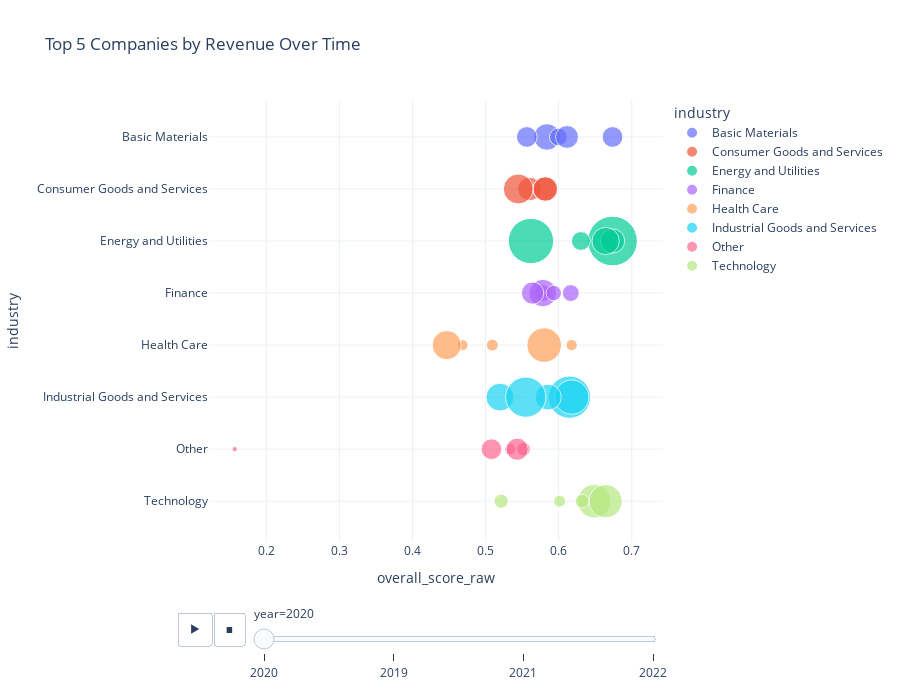

Here is the notebook cell this chart was saved with:
### Code cell
animate_top_companies_bubble_chart(
    top_companies_df,
    x="overall_score_raw",
    y="industry",
    size="revenue_MEUR",
    color="industry",
    # label_companies=top_companies_df["company"].unique(),
    frame="year",
    title="Top 5 Companies by Revenue Over Time",
).show()

### Figure 1 — Plotly figure (JSON) as saved in the notebook; plotly's stock layout.template omitted (floating-point values rounded to 4 significant figures)
{"data": [{"customdata": [["Norsk Hydro ASA"], ["SSAB AB"], ["Stora Enso Oyj"], ["UPM-Kymmene Oyj"], ["Yara International ASA"]], "hovertemplate": "<b>%{hovertext}</b><br><br>industry=%{y}<br>year=2020<br>overall_score_raw=%{x}<br>revenue_MEUR=%{marker.size}<br>company_label=%{text}<extra></extra>", "hovertext": ["Norsk Hydro ASA", "SSAB AB", "Stora Enso Oyj", "UPM-Kymmene Oyj", "Yara International ASA"], "ids": ["Norsk Hydro ASA", "SSAB AB", "Stora Enso Oyj", "UPM-Kymmene Oyj", "Yara International ASA"], "legendgroup": "Basic Materials", "marker": {"color": "#636efa", "size": [14030.0, 6227.0, 8553, 8580, 10350.0], "sizemode": "area", "sizeref": 39.78, "symbol": "circle"}, "mode": "markers+text", "name": "Basic Materials", "orientation": "h", "showlegend": true, "text": ["", "", "", "", ""], "textposition": "middle center", "type": "scatter", "x": [0.584, 0.5996, 0.5564, 0.6737, 0.6114], "xaxis": "x", "y": ["Basic Materials", "Basic Materials", "Basic Materials", "Basic Materials", "Basic Materials"], "yaxis": "y"}, {"customdata": [["Electrolux AB"], ["Essity AB"], ["Hennes & Mauritz AB, H & M"], ["ICA Gruppen AB"]], "hovertemplate": "<b>%{hovertext}</b><br><br>industry=%{y}<br>year=2020<br>overall_score_raw=%{x}<br>revenue_MEUR=%{marker.size}<br>company_label=%{text}<extra></extra>", "hovertext": ["Electrolux AB", "Essity AB", "Hennes & Mauritz AB, H & M", "ICA Gruppen AB"], "ids": ["Electrolux AB", "Essity AB", "Hennes & Mauritz AB, H & M", "ICA Gruppen AB"], "legendgroup": "Consumer Goods and Services", "marker": {"color": "#EF553B", "size": [11040.0, 11590.0, 17810.0, 12020.0], "sizemode": "area", "sizeref": 39.78, "symbol": "circle"}, "mode": "markers+text", "name": "Consumer Goods and Services", "orientation": "h", "showlegend": true, "text": ["", "", "", ""], "textposition": "middle center", "type": "scatter", "x": [0.5601, 0.581, 0.5447, 0.5819], "xaxis": "x", "y": ["Consumer Goods and Services", "Consumer Goods and Services", "Consumer Goods and Services", "Consumer Goods and Services"], "yaxis": "y"}, {"customdata": [["Equinor ASA (formerly Statoil ASA)"], ["Fortum Oyj"], ["Neste Oyj"], ["Vestas Wind Systems A/S"], ["Ørsted A/S"]], "hovertemplate": "<b>%{hovertext}</b><br><br>industry=%{y}<br>year=2020<br>overall_score_raw=%{x}<br>revenue_MEUR=%{marker.size}<br>company_label=%{text}<extra></extra>", "hovertext": ["Equinor ASA (formerly Statoil ASA)", "Fortum Oyj", "Neste Oyj", "Vestas Wind Systems A/S", "Ørsted A/S"], "ids": ["Equinor ASA (formerly Statoil ASA)", "Fortum Oyj", "Neste Oyj", "Vestas Wind Systems A/S", "Ørsted A/S"], "legendgroup": "Energy and Utilities", "marker": {"color": "#00cc96", "size": [40850.0, 49015, 11751, 14819, 7042.0], "sizemode": "area", "sizeref": 39.78, "symbol": "circle"}, "mode": "markers+text", "name": "Energy and Utilities", "orientation": "h", "showlegend": true, "text": ["", "", "", "", ""], "textposition": "middle center", "type": "scatter", "x": [0.5621, 0.6737, 0.6737, 0.6642, 0.6304], "xaxis": "x", "y": ["Energy and Utilities", "Energy and Utilities", "Energy and Utilities", "Energy and Utilities", "Energy and Utilities"], "yaxis": "y"}, {"customdata": [["DNB Bank ASA"], ["Danske Bank A/S"], ["Nordea Bank Oyj"], ["Sampo"], ["Skandinaviska Enskilda Banken AB"]], "hovertemplate": "<b>%{hovertext}</b><br><br>industry=%{y}<br>year=2020<br>overall_score_raw=%{x}<br>revenue_MEUR=%{marker.size}<br>company_label=%{text}<extra></extra>", "hovertext": ["DNB Bank ASA", "Danske Bank A/S", "Nordea Bank Oyj", "Sampo", "Skandinaviska Enskilda Banken AB"], "ids": ["DNB Bank ASA", "Danske Bank A/S", "Nordea Bank Oyj", "Sampo", "Skandinaviska Enskilda Banken AB"], "legendgroup": "Finance", "marker": {"color": "#ab63fa", "size": [5617.0, 5695.0, 15073, 9913, 4734.0], "sizemode": "area", "sizeref": 39.78, "symbol": "circle"}, "mode": "markers+text", "name": "Finance", "orientation": "h", "showlegend": true, "text": ["", "", "", "", ""], "textposition": "middle center", "type": "scatter", "x": [0.5783, 0.6166, 0.5783, 0.5643, 0.5933], "xaxis": "x", "y": ["Finance", "Finance", "Finance", "Finance", "Finance"], "yaxis": "y"}, {"customdata": [["AstraZeneca PLC"], ["Coloplast A/S"], ["Getinge AB"], ["H. Lundbeck A/S"], ["Novo Nordisk A/S"]], "hovertemplate": "<b>%{hovertext}</b><br><br>industry=%{y}<br>year=2020<br>overall_score_raw=%{x}<br>revenue_MEUR=%{marker.size}<br>company_label=%{text}<extra></extra>", "hovertext": ["AstraZeneca PLC", "Coloplast A/S", "Getinge AB", "H. Lundbeck A/S", "Novo Nordisk A/S"], "ids": ["AstraZeneca PLC", "Coloplast A/S", "Getinge AB", "H. Lundbeck A/S", "Novo Nordisk A/S"], "legendgroup": "Health Care", "marker": {"color": "#FFA15A", "size": [23770.0, 2482.0, 2839.0, 2366.0, 16990.0], "sizemode": "area", "sizeref": 39.78, "symbol": "circle"}, "mode": "markers+text", "name": "Health Care", "orientation": "h", "showlegend": true, "text": ["", "", "", "", ""], "textposition": "middle center", "type": "scatter", "x": [0.5802, 0.6178, 0.5092, 0.4687, 0.4469], "xaxis": "x", "y": ["Health Care", "Health Care", "Health Care", "Health Care", "Health Care"], "yaxis": "y"}, {"customdata": [["A.P. Møller -Maersk A/S"], ["ABB Ltd"], ["DSV A/S (formerly: DSV Panalpina A/S)"], ["Skanska AB"], ["Volvo AB"]], "hovertemplate": "<b>%{hovertext}</b><br><br>industry=%{y}<br>year=2020<br>overall_score_raw=%{x}<br>revenue_MEUR=%{marker.size}<br>company_label=%{text}<extra></extra>", "hovertext": ["A.P. Møller -Maersk A/S", "ABB Ltd", "DSV A/S (formerly: DSV Panalpina A/S)", "Skanska AB", "Volvo AB"], "ids": ["A.P. Møller -Maersk A/S", "ABB Ltd", "DSV A/S (formerly: DSV Panalpina A/S)", "Skanska AB", "Volvo AB"], "legendgroup": "Industrial Goods and Services", "marker": {"color": "#19d3f3", "size": [35480.0, 23330.0, 15520.0, 13380.0, 32230.0], "sizemode": "area", "sizeref": 39.78, "symbol": "circle"}, "mode": "markers+text", "name": "Industrial Goods and Services", "orientation": "h", "showlegend": true, "text": ["", "", "", "", ""], "textposition": "middle center", "type": "scatter", "x": [0.6148, 0.6178, 0.5197, 0.5857, 0.5549], "xaxis": "x", "y": ["Industrial Goods and Services", "Industrial Goods and Services", "Industrial Goods and Services", "Industrial Goods and Services", "Industrial Goods and Services"], "yaxis": "y"}, {"customdata": [["Millicom International Cellular SA"], ["Royal Caribbean Group (formerly: Royal Caribbean Cruises Ltd)"], ["Tele2 AB"], ["Telenor ASA"], ["Telia Company AB"]], "hovertemplate": "<b>%{hovertext}</b><br><br>industry=%{y}<br>year=2020<br>overall_score_raw=%{x}<br>revenue_MEUR=%{marker.size}<br>company_label=%{text}<extra></extra>", "hovertext": ["Millicom International Cellular SA", "Royal Caribbean Group (formerly: Royal Caribbean Cruises Ltd)", "Tele2 AB", "Telenor ASA", "Telia Company AB"], "ids": ["Millicom International Cellular SA", "Royal Caribbean Group (formerly: Royal Caribbean Cruises Ltd)", "Tele2 AB", "Telenor ASA", "Telia Company AB"], "legendgroup": "Other", "marker": {"color": "#FF6692", "size": [3724.0, 553.4, 2528.0, 9799, 8493.0], "sizemode": "area", "sizeref": 39.78, "symbol": "circle"}, "mode": "markers+text", "name": "Other", "orientation": "h", "showlegend": true, "text": ["", "", "", "", ""], "textposition": "middle center", "type": "scatter", "x": [0.5519, 0.1567, 0.5338, 0.5432, 0.508], "xaxis": "x", "y": ["Other", "Other", "Other", "Other", "Other"], "yaxis": "y"}, {"customdata": [["Atea ASA"], ["Ericsson, Telefonab. L M"], ["Hexagon AB"], ["Nokia Oyj"], ["TietoEVRY Oyj"]], "hovertemplate": "<b>%{hovertext}</b><br><br>industry=%{y}<br>year=2020<br>overall_score_raw=%{x}<br>revenue_MEUR=%{marker.size}<br>company_label=%{text}<extra></extra>", "hovertext": ["Atea ASA", "Ericsson, Telefonab. L M", "Hexagon AB", "Nokia Oyj", "TietoEVRY Oyj"], "ids": ["Atea ASA", "Ericsson, Telefonab. L M", "Hexagon AB", "Nokia Oyj", "TietoEVRY Oyj"], "legendgroup": "Technology", "marker": {"color": "#B6E880", "size": [4013.0, 22240.0, 3764.0, 21852, 2786.0], "sizemode": "area", "sizeref": 39.78, "symbol": "circle"}, "mode": "markers+text", "name": "Technology", "orientation": "h", "showlegend": true, "text": ["", "", "", "", ""], "textposition": "middle center", "type": "scatter", "x": [0.5213, 0.6487, 0.6321, 0.6642, 0.6013], "xaxis": "x", "y": ["Technology", "Technology", "Technology", "Technology", "Technology"], "yaxis": "y"}], "layout": {"height": 700, "legend": {"itemsizing": "constant", "title": {"text": "industry"}, "tracegroupgap": 0}, "sliders": [{"active": 0, "currentvalue": {"prefix": "year="}, "len": 0.9, "pad": {"b": 10, "t": 60}, "steps": [{"args": [["2020"], {"frame": {"duration": 0, "redraw": false}, "fromcurrent": true, "mode": "immediate", "transition": {"duration": 0, "easing": "linear"}}], "label": "2020", "method": "animate"}, {"args": [["2019"], {"frame": {"duration": 0, "redraw": false}, "fromcurrent": true, "mode": "immediate", "transition": {"duration": 0, "easing": "linear"}}], "label": "2019", "method": "animate"}, {"args": [["2021"], {"frame": {"duration": 0, "redraw": false}, "fromcurrent": true, "mode": "immediate", "transition": {"duration": 0, "easing": "linear"}}], "label": "2021", "method": "animate"}, {"args": [["2022"], {"frame": {"duration": 0, "redraw": false}, "fromcurrent": true, "mode": "immediate", "transition": {"duration": 0, "easing": "linear"}}], "label": "2022", "method": "animate"}], "x": 0.1, "xanchor": "left", "y": 0, "yanchor": "top"}], "title": {"text": "Top 5 Companies by Revenue Over Time"}, "transition": {"duration": 2000}, "updatemenus": [{"buttons": [{"args": [null, {"frame": {"duration": 500, "redraw": false}, "fromcurrent": true, "mode": "immediate", "transition": {"duration": 500, "easing": "linear"}}], "label": "&#9654;", "method": "animate"}, {"args": [[null], {"frame": {"duration": 0, "redraw": false}, "fromcurrent": true, "mode": "immediate", "transition": {"duration": 0, "easing": "linear"}}], "label": "&#9724;", "method": "animate"}], "direction": "left", "pad": {"r": 10, "t": 70}, "showactive": false, "type": "buttons", "x": 0.1, "xanchor": "right", "y": 0, "yanchor": "top"}], "xaxis": {"anchor": "y", "domain": [0, 1], "title": {"text": "overall_score_raw"}}, "yaxis": {"anchor": "x", "categoryarray": ["Technology", "Other", "Industrial Goods and Services", "Health Care", "Finance", "Energy and Utilities", "Consumer Goods and Services", "Basic Materials"], "categoryorder": "array", "domain": [0, 1], "title": {"text": "industry"}}}}
